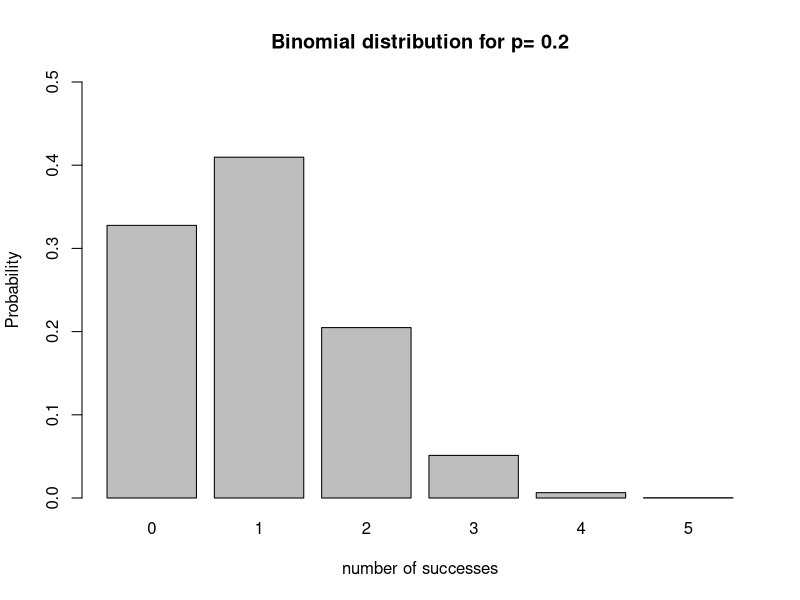
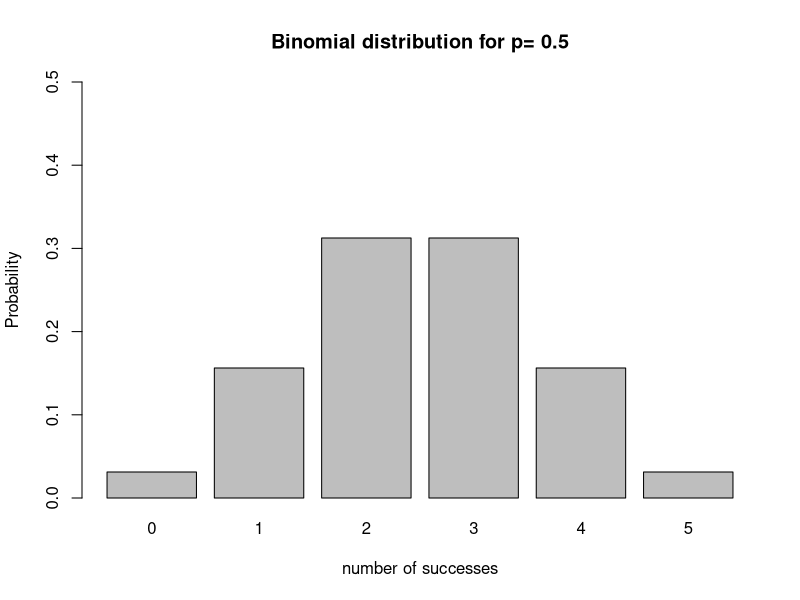
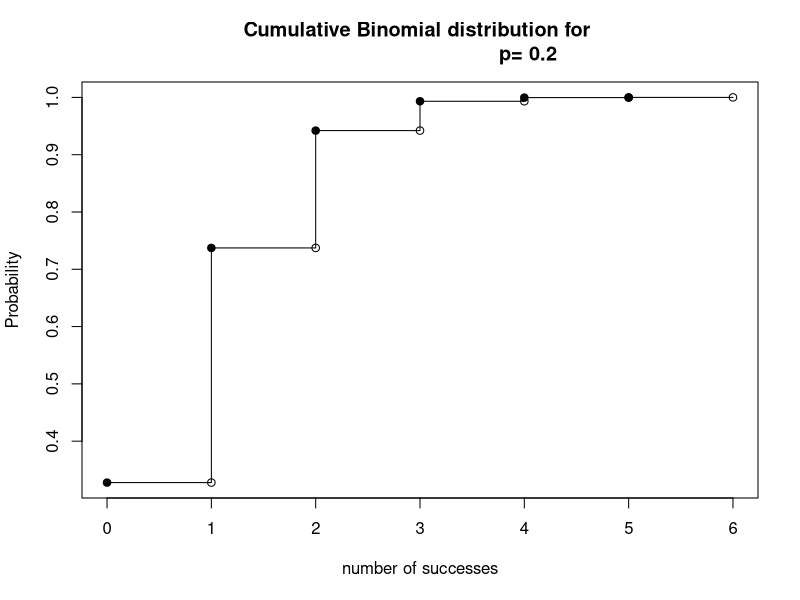
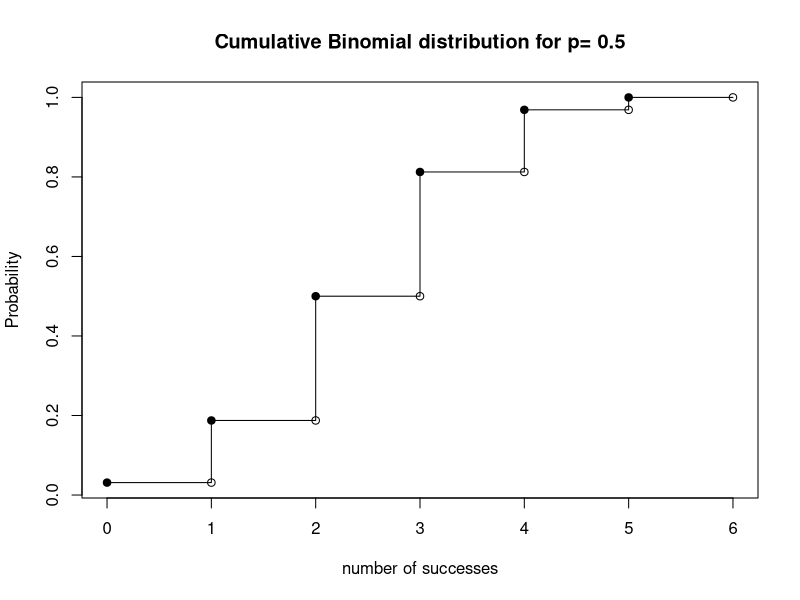
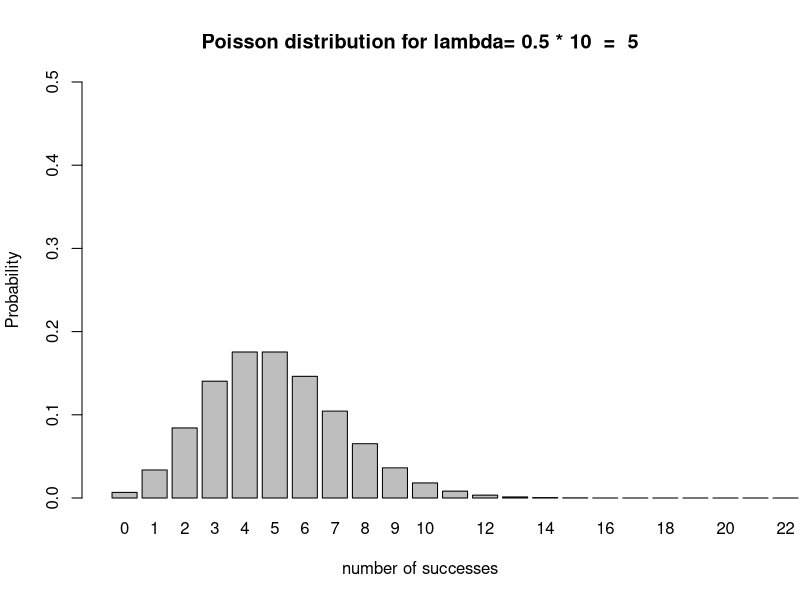
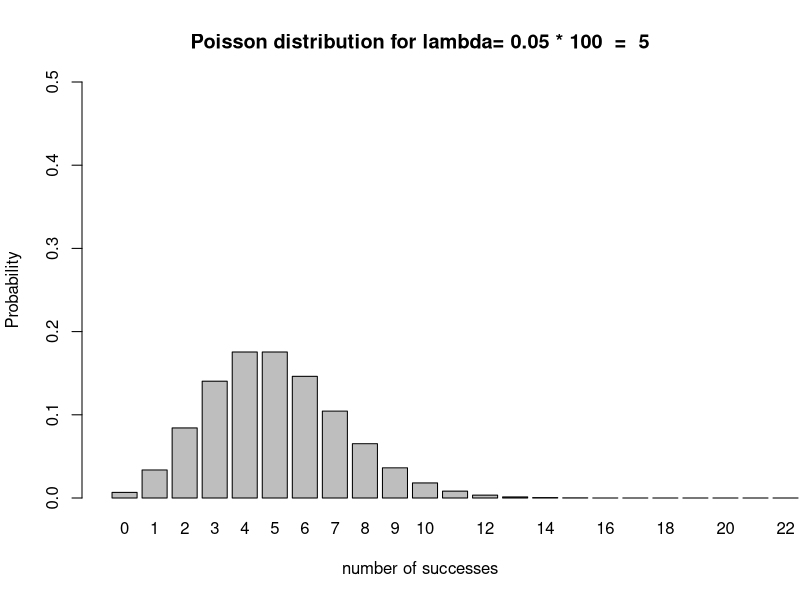
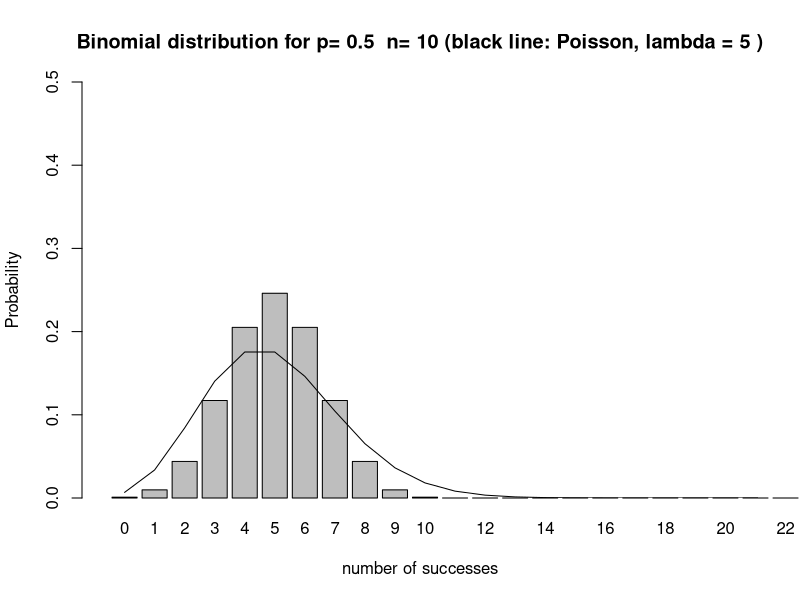
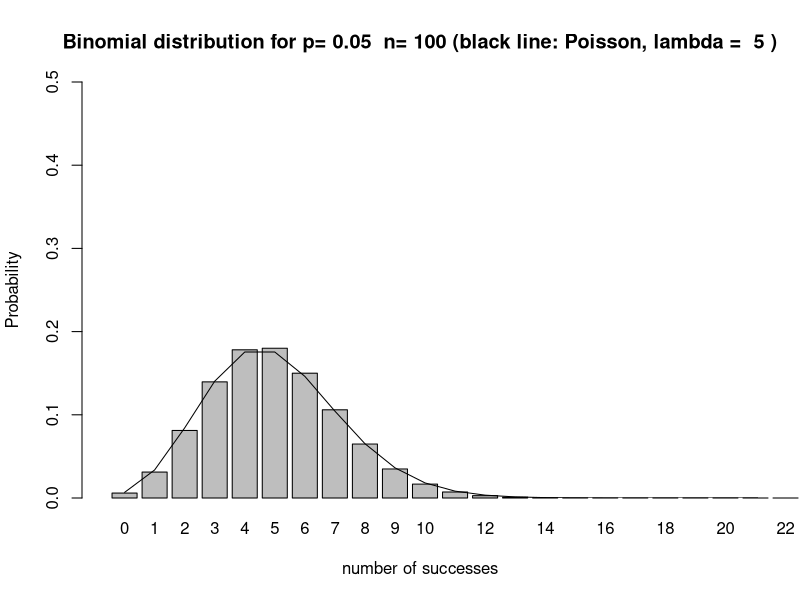

R code for these plots, in order:
## ---- chunk 1
knitr::opts_chunk$set(echo = TRUE)
## ---- chunk 2
n=5
num_successes <- seq(0, n)
#try a low value...
p1 = 0.2
px1 <- dbinom(x=num_successes, size=n, p1)
# ...and a 'fair' value
p2 = 0.5
px2 <- dbinom(x=num_successes, size=n, p2)

barplot(px1, xlab="number of successes",ylab="Probability",
        main=paste("Binomial distribution for p=",
                   p1),ylim=c(0,0.5),names.arg = 0:n)

barplot(px2, xlab="number of successes",
  ylab="Probability", 
  main=paste("Binomial distribution for p=", 
             p2),ylim=c(0,0.5),names.arg = 0:n)

## ---- chunk 3
n=5
num_successes <- seq(0, n)
#try a low value...
p1 = 0.2
cpx1 <- pbinom(q=num_successes, size=n, p1)

# ...and a 'fair' value
p2 = 0.5
cpx2 <- pbinom(q=num_successes, size=n, p2)

plot(seq(0, n+1),c(cpx1,cpx1[n+1]), type="s", 
     xlab="number of successes", 
     ylab="Probability", main=paste("Cumulative Binomial distribution for 
                                    p=", p1))
points(seq(0, n),cpx1,pch = 19)
points(seq(1, n+1),cpx1,pch = 21)

plot(seq(0, n+1),c(cpx2,cpx2[n+1]), type="s", 
     xlab="number of successes",
     ylab="Probability", 
     main=paste("Cumulative Binomial distribution for p=", p2))
points(seq(0, n),cpx2,pch = 19)
points(seq(1, n+1),cpx2,pch = 21)

## ---- chunk 4
#Choose some (n,p) combinations as above.
n1=10
p1 = 0.5
n2 = 100
p2 = 0.05 

x1 = seq(from=0,to=5*p1*n1,by=1)
x2 = seq(from=0,to=5*p2*n2,by=1)

ppx1 <- dpois(x=seq(0, 5*p1*n1),lambda = p1*n1)
ppx2 <- dpois(x=seq(0, 5*p2*n2),lambda = p2*n2)

barplot(ppx1, xlab="number of successes",ylab="Probability",
        main=paste("Poisson distribution for lambda=",
                   p1,"*",n1," = ",p1*n1),
        ylim=c(0,0.5),xlim=c(0, 5*p1*n1),names.arg = x1)
barplot(ppx2, xlab="number of successes",
  ylab="Probability", 
  main=paste("Poisson distribution for lambda=",
                   p2,"*",n2," = ",p2*n2),ylim=c(0,0.5),xlim=c(0, 5*p2*n2),names.arg = x2)

## ---- chunk 5

px1 <- dbinom(x=x1, size=n1, p1)
px2 <- dbinom(x=x2, size=n2, p2)

df.bar<-barplot(px1, xlab="number of successes",ylab="Probability",
        main=paste("Binomial distribution for p=",
                   p1," n=", n1, 
                   "(black line: Poisson, lambda =",p1*n1,")"),
        ylim=c(0,0.5),xlim=c(0,5*p1*n1),names.arg = x1)
lines(x=df.bar,y=ppx1,xlim=c(0,5*p1*n1))# note bar plots on different

df.bar <- barplot(px2, xlab="number of successes",ylab="Probability",
        main=paste("Binomial distribution for p=",
                   p2," n=", n2,
                   "(black line: Poisson, lambda = ", p2*n2,")"),
        ylim=c(0,0.5),xlim=c(0,5*p2*n2),names.arg = x2)
lines(x=df.bar,y=ppx2,xlim=c(0,5*p2*n2))# note bar plots on different scale.

## ---- chunk 6

#Choose some (n,p) combinations as above.
lambda1 = 1
lambda2 = 10

x1 = seq(from=0,to=6*lambda1,by=1)
x2 = seq(from=0,to=6*lambda2,by=1)

ppx1 <- dpois(x=seq(0, 6*lambda1),lambda = lambda1)
ppx2 <- dpois(x=seq(0, 6*lambda2),lambda = lambda2)

barplot(ppx1, xlab="number of successes",ylab="Probability",
        main=paste("Poisson distribution for lambda = ",lambda1),
        ylim=c(0,0.5),xlim=c(0, 6*lambda1),names.arg = x1)
barplot(ppx2, xlab="number of successes",ylab="Probability", 
        main=paste("Poisson distribution for lambda =",
                   lambda2),ylim=c(0,0.5),
        xlim=c(0, 6*lambda2),names.arg = x2)

## ---- chunk 7
rate=10

x = seq(from=-0.5,to=1,length=100)
hx <- dexp(x,rate = rate)
cx <- pexp(x,rate = rate)

plot(x,hx, type = 'l', xlab="x",ylab="Probability density",
        main=paste("Exponential distribution (
                   density) for lambda = ",
                   rate))

plot(x,cx, type = 'l', xlab="x",ylab="Probability",
        main=paste("Exponential distribution (
                   cumulative) for lambda = ",
                   rate))
## ---- chunk 8
mean=-1.0; sd=3.0

x <- seq(-4,4,length=100)*sd + mean
hx <- dnorm(x,mean,sd)
cx <- pnorm(x,mean,sd)

plot(x,hx, type = 'l', xlab="x",ylab="Probability density",
        main=paste("Normal distribution (density) for mean = ",
                   mean, 'sd = ', sd))

plot(x,cx, type = 'l', xlab="x",ylab="Probability",
        main=paste("Normal distribution (cumulative) for mean = ",
                   mean, 'sd = ', sd))

## ---- chunk 9
n1=10
p1 = 0.3

n2 = 200
p2 = 0.3 

x1 = seq(from=0,to=5*p1*n1,by=1)
x2 = seq(from=0,to=2*p2*n2,by=1)


px1 <- dbinom(x=x1, size=n1, p1)
ppx1 <- dpois(x=seq(0, 5*p1*n1),lambda = p1*n1)
nx1 <- dnorm(x=x1,n1*p1,sqrt(n1*p1*(1-p1)))#note: R takes SD not var!

px2 <- dbinom(x=x2, size=n2, p2)
ppx2 <- dpois(x=seq(0, 2*p2*n2),lambda = p2*n2)
nx2 <- dnorm(x=x2,n2*p2,sqrt(n2*p2*(1-p2)))#note: R takes SD not var!


df.bar<-barplot(px1, xlab="number of successes",ylab="Probability",
        main=paste("Binomial distribution for p=",
                   p1," n=", n1, 
                   "(black: Poisson, red: Normal)"),
        ylim=c(0,0.5),xlim=c(0,5*p1*n1),names.arg = x1)
lines(x=df.bar,y=ppx1,xlim=c(0,5*p1*n1))# note bar plots on different scale.
lines(x=df.bar,y=nx1,xlim=c(0,5*p1*n1),col="red")

df.bar <- barplot(px2, xlab="number of successes",ylab="Probability",
        main=paste("Binomial distribution for p=",
                   p2," n=", n2, 
                   "(black: Poisson, red: Normal)"),
        xlim=c(0,2*p2*n2),
        names.arg = x2)
lines(x=df.bar,y=ppx2,xlim=c(0,2*p2*n2))# note bar plots on different scale.
lines(x=df.bar,y=nx2,xlim=c(0,2*p2*n2),col="red")

plot(x2,nx2)

